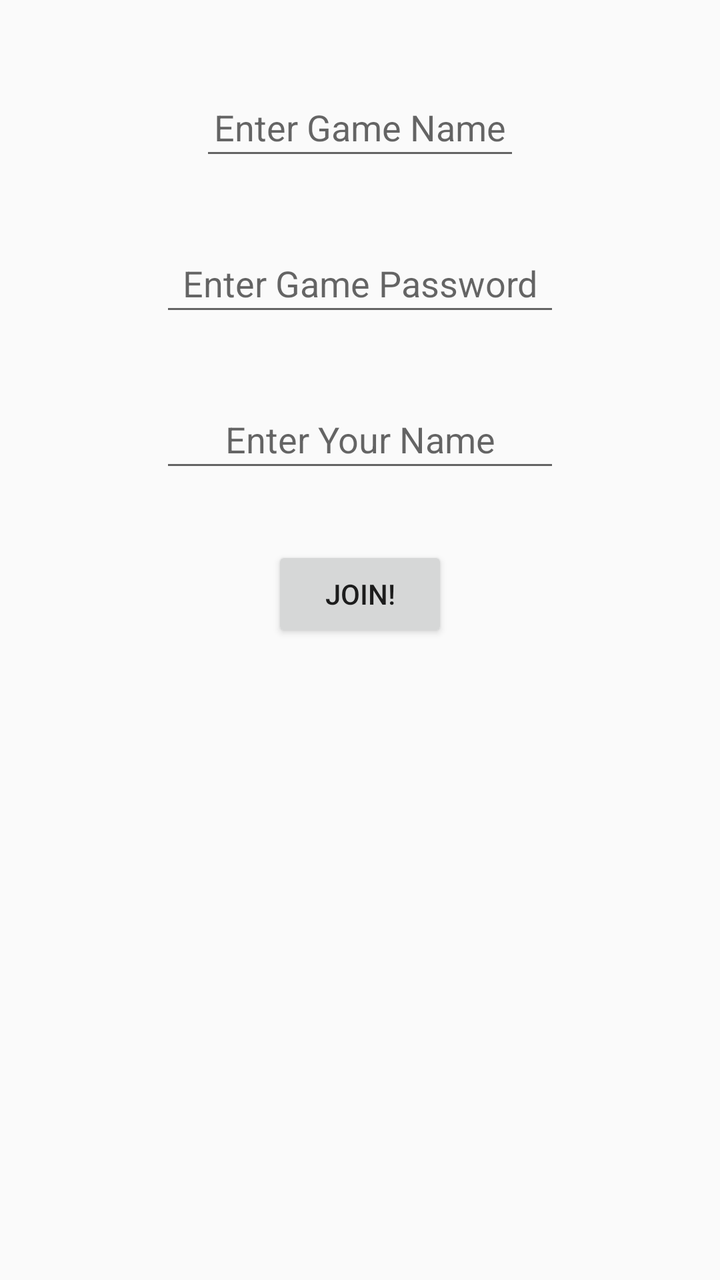
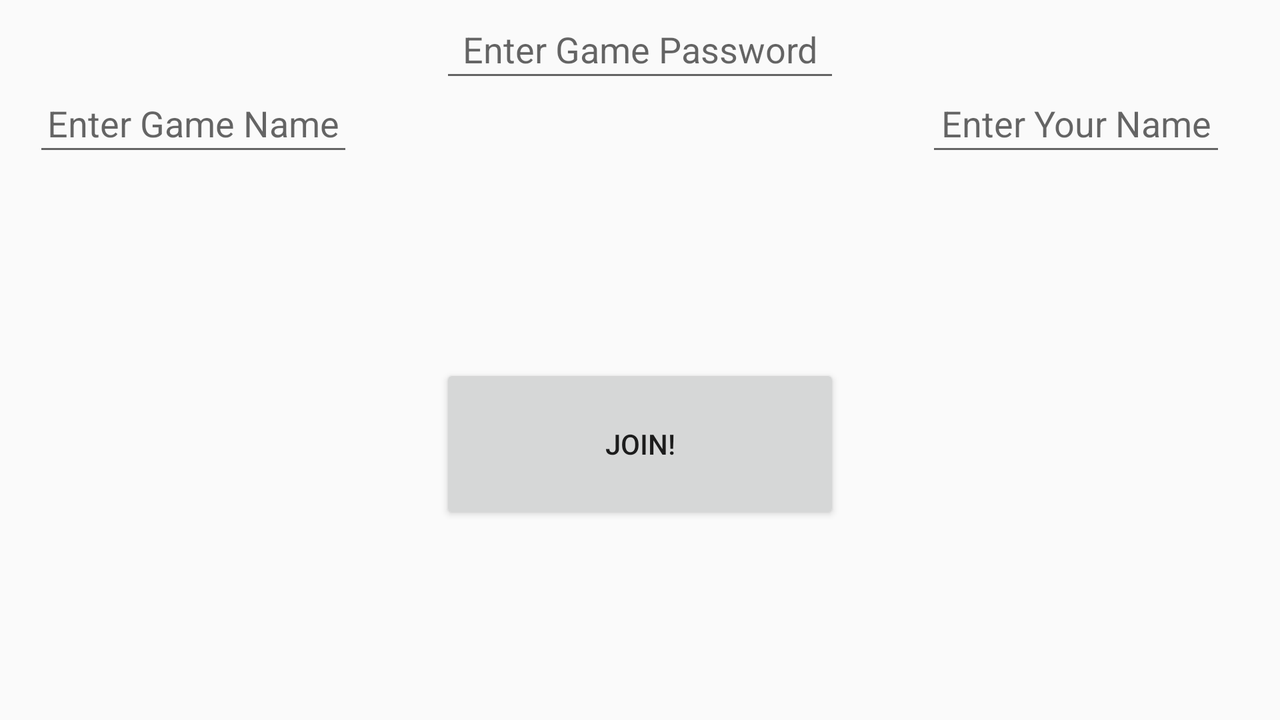

An Android layout and its configuration variant, each rendered on a device that would load it. The default file and the variant file are quoted in full after the pictures.
<!-- AndroidManifest.xml: application theme AppTheme -->
<!-- res/layout/fragment_join_game.xml -->
<android.support.constraint.ConstraintLayout xmlns:android="http://schemas.android.com/apk/res/android"
    xmlns:app="http://schemas.android.com/apk/res-auto"
    xmlns:tools="http://schemas.android.com/tools"
    android:layout_width="match_parent"
    android:layout_height="match_parent"
    android:id="@+id/join_frame">

    <EditText
        android:layout_width="160dp"
        android:layout_height="46dp"
        android:inputType="text"
        android:id="@+id/game_name"
        android:hint="Enter Game Name"
        android:textAlignment="center"
        app:layout_constraintTop_toTopOf="parent"
        android:layout_marginTop="39dp"
        android:layout_marginLeft="8dp"
        app:layout_constraintLeft_toLeftOf="parent"
        android:layout_marginRight="8dp"
        app:layout_constraintRight_toRightOf="parent" />

    <EditText
        android:layout_width="200dp"
        android:layout_height="46dp"
        android:inputType="text"
        android:id="@+id/game_password"
        android:hint="Enter Game Password"
        android:textAlignment="center"
        android:layout_marginTop="32dp"
        app:layout_constraintTop_toBottomOf="@+id/game_name"
        android:layout_marginLeft="8dp"
        app:layout_constraintLeft_toLeftOf="parent"
        android:layout_marginRight="8dp"
        app:layout_constraintRight_toRightOf="parent" />

    <EditText
        android:layout_width="200dp"
        android:layout_height="46dp"
        android:inputType="text"
        android:id="@+id/player_name"
        android:hint="Enter Your Name"
        android:textAlignment="center"
        android:layout_marginTop="32dp"
        app:layout_constraintTop_toBottomOf="@+id/game_password"
        android:layout_marginLeft="8dp"
        app:layout_constraintLeft_toLeftOf="parent"
        android:layout_marginRight="8dp"
        app:layout_constraintRight_toRightOf="parent" />

    <Button
        android:id="@+id/join_button"
        android:layout_width="wrap_content"
        android:layout_height="wrap_content"
        android:text="Join!"
        android:layout_marginLeft="8dp"
        app:layout_constraintLeft_toLeftOf="parent"
        android:layout_marginRight="8dp"
        app:layout_constraintRight_toRightOf="parent"
        android:layout_marginTop="32dp"
        app:layout_constraintTop_toBottomOf="@+id/player_name" />


    
</android.support.constraint.ConstraintLayout>
<!-- resources referenced by this layout -->
<resources>
  <style name="AppTheme" parent="Theme.AppCompat.Light.DarkActionBar">
          
          <item name="colorPrimary">@color/redOrange</item>
          <item name="colorPrimaryDark">@color/red</item>
          <item name="colorAccent">@color/colorAccent</item>
      </style>
  <color name="redOrange">#FFFF6F00</color>
  <color name="red">#FF0000</color>
  <color name="colorAccent">#FF4081</color>
</resources>
<!-- res/layout-land/fragment_join_game.xml (the repository's variant of the layout above) -->
<!-- drawn on the phone turned sideways -->
<android.support.constraint.ConstraintLayout xmlns:android="http://schemas.android.com/apk/res/android"
    xmlns:app="http://schemas.android.com/apk/res-auto"
    xmlns:tools="http://schemas.android.com/tools"
    android:layout_width="match_parent"
    android:layout_height="match_parent"
    android:id="@+id/join_frame">

    <EditText
        android:layout_width="160dp"
        android:layout_height="46dp"
        android:inputType="text"
        android:id="@+id/game_name"
        android:hint="Enter Game Name"
        android:textAlignment="center"
        app:layout_constraintTop_toTopOf="parent"
        android:layout_marginTop="37dp"
        android:layout_marginLeft="8dp"
        app:layout_constraintLeft_toLeftOf="parent"
        android:layout_marginRight="8dp"
        app:layout_constraintRight_toRightOf="parent"
        app:layout_constraintHorizontal_bias="0.019" />

    <EditText
        android:layout_width="200dp"
        android:layout_height="46dp"
        android:inputType="text"
        android:id="@+id/game_password"
        android:hint="Enter Game Password"
        android:textAlignment="center"
        android:layout_marginLeft="8dp"
        app:layout_constraintLeft_toLeftOf="parent"
        android:layout_marginRight="8dp"
        app:layout_constraintRight_toRightOf="parent"
        tools:layout_editor_absoluteY="37dp" />

    <EditText
        android:layout_width="150dp"
        android:layout_height="46dp"
        android:inputType="text"
        android:id="@+id/player_name"
        android:hint="Enter Your Name"
        android:textAlignment="center"
        android:layout_marginLeft="8dp"
        app:layout_constraintLeft_toLeftOf="parent"
        android:layout_marginRight="8dp"
        app:layout_constraintRight_toRightOf="parent"
        app:layout_constraintHorizontal_bias="0.96"
        app:layout_constraintTop_toTopOf="parent"
        android:layout_marginTop="37dp" />

    <Button
        android:id="@+id/join_button"
        android:layout_width="200dp"
        android:layout_height="80dp"
        android:text="Join!"
        android:layout_marginLeft="8dp"
        app:layout_constraintLeft_toLeftOf="parent"
        android:layout_marginRight="8dp"
        app:layout_constraintRight_toRightOf="parent"
        app:layout_constraintBottom_toBottomOf="parent"
        android:layout_marginBottom="98dp" />

</android.support.constraint.ConstraintLayout>
